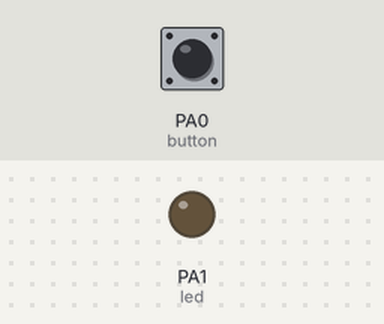
Simulated run of this program. Board: ATmega32, built with avr-gcc and emulated at 8 MHz. On the bench: output pins drawn as LEDs (lit = HIGH). The test bench sets the inputs (shaded band); at power-on: PA0 (button) HIGH.

Above: at 1.2 s.
1.3 s: PA0 (button) pulled LOW for 0.15 s
At 2.4 s:
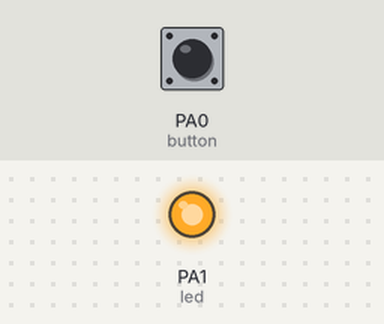
2.9 s: PA0 (button) pulled LOW for 1 s
At 4.9 s:
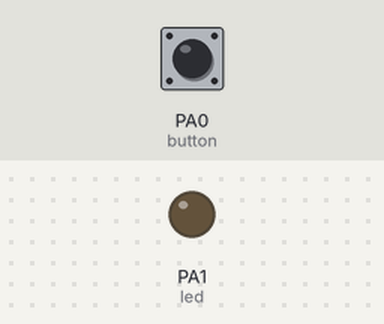
5.4 s: PA0 (button) pulled LOW for 3.2 s
At 9.6 s:
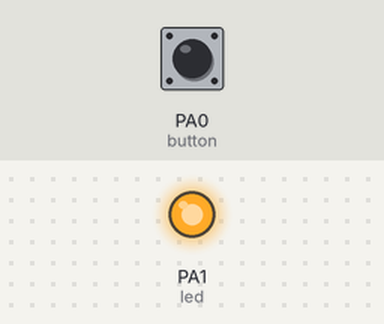
Timing chart, 0 to 11.1 s (numbered marks = the images above; inputs shaded):
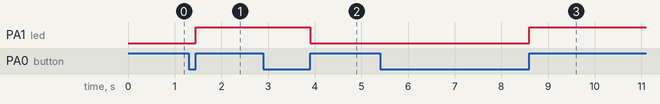

The program:

main.c
```c
/*
 * button.c
 *
 * Created: 28/02/2021 8:44:12 PM
 * Author : Admin
 */
#define F_CPU 8000000ul
#include <avr/io.h>
#include <util/delay.h>

#define button	0
#define led		1

int main(void)
{
    DDRA |= (1 << led);			//led is output
	DDRA &= ~(1 << button);		//button is input

	PORTA |= (1 << button);		//button input pullup
	PORTA &= ~(1 << led);		//led = 0

    while (1)
    {
		if ((PINA & (1 << button)) == 0)		//check button
		{
			_delay_ms(1);						//debouncing button
			while ((PINA & (1 << button)) == 0);		//wait for releasing the button
			PORTA ^= (1 << led);			//toggle led
		}
    }
}
```

Measured:
- after the input at 1.3 s, PA1 (led): LOW → HIGH after 0.15 s
- after the input at 2.9 s, PA1 (led): HIGH → LOW after 1.0 s
- after the input at 5.4 s, PA1 (led): LOW → HIGH after 3.2 s
